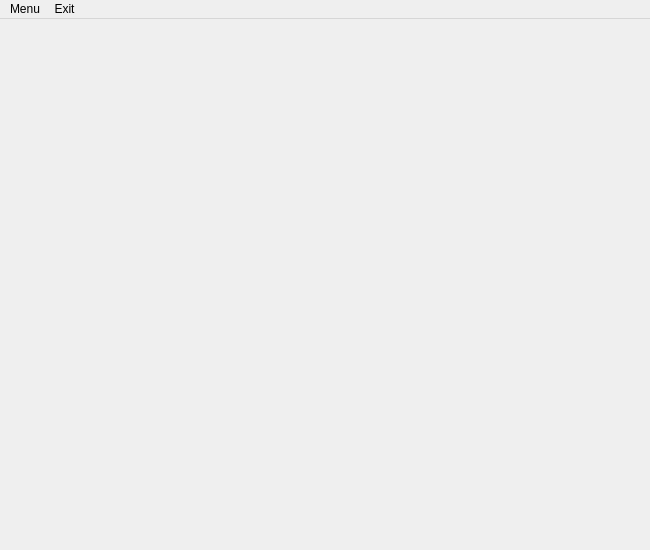
<?xml version="1.0" encoding="UTF-8"?>
<ui version="4.0">
 <class>isciEkleWindow</class>
 <widget class="QMainWindow" name="isciEkleWindow">
  <property name="geometry">
   <rect>
    <x>0</x>
    <y>0</y>
    <width>650</width>
    <height>550</height>
   </rect>
  </property>
  <property name="windowTitle">
   <string>MainWindow</string>
  </property>
  <property name="styleSheet">
   <string notr="true"/>
  </property>
  <widget class="QWidget" name="ana_widget">
   <layout class="QGridLayout" name="gridLayout">
    <property name="leftMargin">
     <number>0</number>
    </property>
    <property name="topMargin">
     <number>0</number>
    </property>
    <property name="rightMargin">
     <number>0</number>
    </property>
    <property name="bottomMargin">
     <number>0</number>
    </property>
    <property name="spacing">
     <number>0</number>
    </property>
   </layout>
  </widget>
  <widget class="QMenuBar" name="menubar">
   <property name="geometry">
    <rect>
     <x>0</x>
     <y>0</y>
     <width>650</width>
     <height>21</height>
    </rect>
   </property>
   <widget class="QMenu" name="menuMenu">
    <property name="title">
     <string>Menu</string>
    </property>
    <addaction name="actionStart_Camera"/>
    <addaction name="actionStop_Camera"/>
   </widget>
   <widget class="QMenu" name="menuExit">
    <property name="title">
     <string>Exit</string>
    </property>
    <addaction name="actionExit"/>
   </widget>
   <addaction name="menuMenu"/>
   <addaction name="menuExit"/>
  </widget>
  <action name="actionStart_Camera">
   <property name="text">
    <string>Start Camera</string>
   </property>
  </action>
  <action name="actionStop_Camera">
   <property name="text">
    <string>Stop Camera</string>
   </property>
  </action>
  <action name="actionExit">
   <property name="text">
    <string>Exit</string>
   </property>
  </action>
 </widget>
 <resources/>
 <connections/>
</ui>
